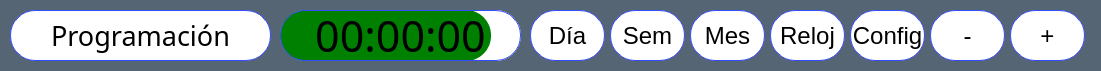
   <widget class="QGroupBox" name="gb_6">
    <property name="geometry">
     <rect>
      <x>0</x>
      <y>350</y>
      <width>1101</width>
      <height>71</height>
     </rect>
    </property>
    <property name="styleSheet">
     <string notr="true">background-color: #566573;
border: transparent;

</string>
    </property>
    <property name="title">
     <string/>
    </property>
    <widget class="QPushButton" name="push_Mes_6">
     <property name="geometry">
      <rect>
       <x>690</x>
       <y>10</y>
       <width>75</width>
       <height>51</height>
      </rect>
     </property>
     <property name="font">
      <font>
       <pointsize>18</pointsize>
      </font>
     </property>
     <property name="styleSheet">
      <string notr="true">background-color: white;
border-radius: 25px;
border: 1px solid #334CFF;</string>
     </property>
     <property name="text">
      <string>Mes</string>
     </property>
    </widget>
    <widget class="QPushButton" name="push_Sem_6">
     <property name="geometry">
      <rect>
       <x>610</x>
       <y>10</y>
       <width>75</width>
       <height>51</height>
      </rect>
     </property>
     <property name="font">
      <font>
       <pointsize>18</pointsize>
      </font>
     </property>
     <property name="styleSheet">
      <string notr="true">background-color: white;
border-radius: 25px;
border: 1px solid #334CFF;</string>
     </property>
     <property name="text">
      <string>Sem</string>
     </property>
    </widget>
    <widget class="QPushButton" name="push_Dia_6">
     <property name="geometry">
      <rect>
       <x>530</x>
       <y>10</y>
       <width>75</width>
       <height>51</height>
      </rect>
     </property>
     <property name="font">
      <font>
       <pointsize>18</pointsize>
      </font>
     </property>
     <property name="styleSheet">
      <string notr="true">background-color: white;
border-radius: 25px;
border: 1px solid #334CFF;</string>
     </property>
     <property name="text">
      <string>Día</string>
     </property>
    </widget>
    <widget class="QPushButton" name="push_Act_6">
     <property name="geometry">
      <rect>
       <x>10</x>
       <y>10</y>
       <width>261</width>
       <height>51</height>
      </rect>
     </property>
     <property name="font">
      <font>
       <family>Bahnschrift Light</family>
       <pointsize>20</pointsize>
      </font>
     </property>
     <property name="styleSheet">
      <string notr="true">background-color: white;
border: 1px solid #334CFF;
border-radius: 25px;</string>
     </property>
     <property name="text">
      <string>Programación</string>
     </property>
    </widget>
    <widget class="QPushButton" name="push_Config_6">
     <property name="geometry">
      <rect>
       <x>850</x>
       <y>10</y>
       <width>75</width>
       <height>51</height>
      </rect>
     </property>
     <property name="font">
      <font>
       <pointsize>18</pointsize>
      </font>
     </property>
     <property name="styleSheet">
      <string notr="true">background-color: white;
border-radius: 25px;
border: 1px solid #334CFF;</string>
     </property>
     <property name="text">
      <string>Config</string>
     </property>
    </widget>
    <widget class="QPushButton" name="push_reloj_6">
     <property name="geometry">
      <rect>
       <x>770</x>
       <y>10</y>
       <width>75</width>
       <height>51</height>
      </rect>
     </property>
     <property name="font">
      <font>
       <pointsize>18</pointsize>
      </font>
     </property>
     <property name="styleSheet">
      <string notr="true">background-color: white;
border-radius: 25px;
border: 1px solid #334CFF;</string>
     </property>
     <property name="text">
      <string>Reloj</string>
     </property>
    </widget>
    <widget class="QPushButton" name="push_Resta_6">
     <property name="geometry">
      <rect>
       <x>930</x>
       <y>10</y>
       <width>75</width>
       <height>51</height>
      </rect>
     </property>
     <property name="font">
      <font>
       <pointsize>18</pointsize>
      </font>
     </property>
     <property name="styleSheet">
      <string notr="true">background-color: white;
border-radius: 25px;
border: 1px solid #334CFF;</string>
     </property>
     <property name="text">
      <string>-</string>
     </property>
    </widget>
    <widget class="QPushButton" name="push_suma_6">
     <property name="geometry">
      <rect>
       <x>1010</x>
       <y>10</y>
       <width>75</width>
       <height>51</height>
      </rect>
     </property>
     <property name="font">
      <font>
       <pointsize>18</pointsize>
      </font>
     </property>
     <property name="styleSheet">
      <string notr="true">background-color: white;
border-radius: 25px;
border: 1px solid #334CFF;</string>
     </property>
     <property name="text">
      <string>+</string>
     </property>
    </widget>
    <widget class="QLabel" name="label_tiempo_6">
     <property name="geometry">
      <rect>
       <x>280</x>
       <y>10</y>
       <width>241</width>
       <height>51</height>
      </rect>
     </property>
     <property name="font">
      <font>
       <family>Bahnschrift Light</family>
       <pointsize>32</pointsize>
      </font>
     </property>
     <property name="styleSheet">
      <string notr="true">background: transparent;
border-radius: 25px;
border: 1px solid #334CFF;</string>
     </property>
     <property name="text">
      <string>00:00:00</string>
     </property>
     <property name="alignment">
      <set>Qt::AlignCenter</set>
     </property>
    </widget>
    <widget class="QLabel" name="label_barra_6">
     <property name="geometry">
      <rect>
       <x>280</x>
       <y>10</y>
       <width>211</width>
       <height>51</height>
      </rect>
     </property>
     <property name="font">
      <font>
       <family>Bahnschrift Light</family>
       <pointsize>32</pointsize>
      </font>
     </property>
     <property name="styleSheet">
      <string notr="true">background-color: green;
border-radius: 25px;
border: transparent;
</string>
     </property>
     <property name="text">
      <string/>
     </property>
     <property name="alignment">
      <set>Qt::AlignCenter</set>
     </property>
    </widget>
    <widget class="QLabel" name="label_fondo_6">
     <property name="geometry">
      <rect>
       <x>280</x>
       <y>10</y>
       <width>241</width>
       <height>51</height>
      </rect>
     </property>
     <property name="font">
      <font>
       <family>Bahnschrift Light</family>
       <pointsize>32</pointsize>
      </font>
     </property>
     <property name="styleSheet">
      <string notr="true">background-color: white;
border-radius: 25px;
border: 1px solid #FFFFFF;</string>
     </property>
     <property name="text">
      <string/>
     </property>
     <property name="alignment">
      <set>Qt::AlignCenter</set>
     </property>
    </widget>
    <zorder>label_fondo_6</zorder>
    <zorder>label_barra_6</zorder>
    <zorder>push_Mes_6</zorder>
    <zorder>push_Sem_6</zorder>
    <zorder>push_Dia_6</zorder>
    <zorder>push_Act_6</zorder>
    <zorder>push_Config_6</zorder>
    <zorder>push_reloj_6</zorder>
    <zorder>push_Resta_6</zorder>
    <zorder>push_suma_6</zorder>
    <zorder>label_tiempo_6</zorder>
   </widget>
